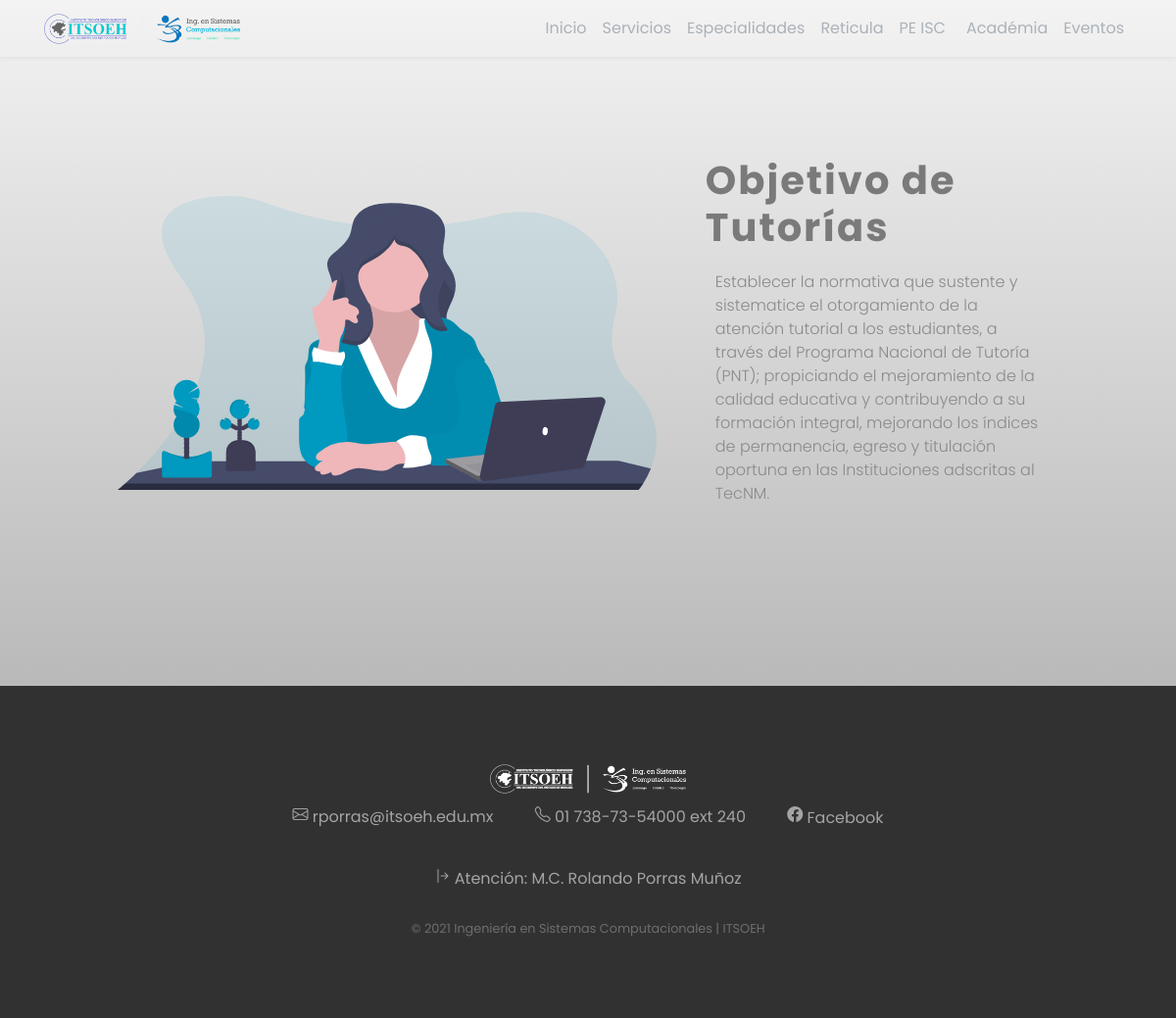
Page /servicios.php?idServ=1 on the committed database.
### tables this page shows
CREATE TABLE `servicios` (
  `idservicios` int(11) NOT NULL,
  `Nombre_Servicio` varchar(45) DEFAULT NULL,
  `Objetivo` varchar(800) DEFAULT NULL
);

### Controlador/Controlador.php (called while the page is built, shortened)
<?php
$con = conectar();
function getListaServicios() {
    global $con;
    $stmt = $con->prepare("call isic.sp_getListaServicios();");
    $stmt->execute();
    $stmt->bind_result($idservicios, $Nombre_Servicio);
    $i = 0;
    while ($stmt->fetch()) {
        $listServ[$i][0] = $idservicios;
        $listServ[$i][1] = $Nombre_Servicio;
        $i++;
    }
    return $listServ;
}
function getServicio($serv) {
    global $con;
    $stmt = $con->prepare("call isic.sp_getServicio(?);");
    $stmt->bind_param("i", $serv);
    $stmt->execute();
    $stmt->bind_result($Nombre_Servicio, $Objetivo);
    $i = 0;
    while ($stmt->fetch()) {
        $servInfo[$i][0] = $Nombre_Servicio;
        $servInfo[$i][1] = $Objetivo;
        $i++;
    }
    return $servInfo;
}

### servicios.php (the view, shortened to what this page needs)
<?php
include('head.php');
$servInfo = getServicio($_GET["idServ"]);
?>
<div class="servicios">
    <section class="seccion-1">
        <?php
        echo '<img src="img/servicios/' . $servInfo[0][0] . '.svg?1.0.0">';
        ?>
        <div class="contenedor-texto">
            <?php
            if ($_GET["idServ"] == 4) {
                echo '<h2>' . $servInfo[0][0] . '</h2>';
                $tmp = explode("*", $servInfo[0][1]);
                echo '<p>';
                for ($i = 0; $i < sizeof($tmp); $i++) {
                    echo '<i class="bi bi-check2"></i> ' . $tmp[$i] . '<br>';
                }
                echo '</p>';
            } else {
                echo '<h2>Objetivo de ' . $servInfo[0][0] . '</h2>
                      <p>' . $servInfo[0][1] . ' </p>';
            }
            ?>
        </div>
    </section>
    </div>
    <?php include('footer.php'); ?>

### css/index.css (style rules this page uses)
*, *:after, *:before { margin: 0; padding: 0; box-sizing: border-box; -moz-box-sizing: border-box; -webkit-box-sizing: border-box; }
body { margin: 0; padding: 0; font-family: 'Poppins', sans-serif; }
.inicio #home .contenedor ul, p { margin: 0; }
.resumen .contacto h3,p { color: #494949; }
html { scroll-behavior: smooth; }

### css/organigrama.css (style rules this page uses)
:root { --level-1: #00c0b6; --level-2: #03afaf; --level-3: #108181; --level-4: #02598b; --black: black; }

### css/complementarias.css (style rules this page uses)
@media screen and (min-width: 360px) { .complementaria .resume-item .col-md-7 h4, p { text-align: center; padding: 10px; } }

### css/especialidad.css (style rules this page uses)
.especialidad .perfiles .resume-item span, h4, p { text-align: left; }

### css/servicios.css (style rules this page uses)
.servicios { margin: 0; padding: 0; box-sizing: border-box; }
.servicios section .contenedor-texto { width: 100%; top: 0; right: 0; left: 0; bottom: 0; overflow: hidden; }
.servicios .seccion-1 { display: flex; justify-content: space-evenly; align-items: center; height: 700px; }
.servicios section { padding: 0 120px; }
.servicios section:nth-child(1) { background-image: linear-gradient(to top, #b9b9b9 0%, #f3f3f3 100%); }
.servicios .seccion-1 p { font-weight: 300; margin-bottom: 15px; color: #8a8a8a !important; animation: cambiar 3s none; }
.servicios section h2 { font-size: 2.5em; font-weight: 700; letter-spacing: 2px; margin-bottom: 10px; color: #7a7a7a !important; }
.servicios .seccion-1 img { height: 300px; padding-right: 50px; animation: cambiar 3s none; }

### rows in the picture
servicios: Nombre_Servicio (picture), Nombre_Servicio "Tutorías", Objetivo "Establecer la normativa que sustente y sistematice el otorgamiento de la atención tutorial a los estudiantes, a través del Programa Nacional de Tutoría (PNT); propiciando el mejoramiento de la calidad educativa y contribuyendo a su formación integral, mejorando los índices de permanencia, egreso y titulación oportuna en las Instituciones adscritas al TecNM."
